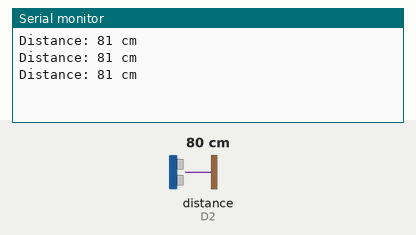
The sketch below on a simulated ESP8266 (NodeMCU). Parts: the last lines printed to the serial monitor. The inputs (shaded band) are chosen by the test bench; at power-on: distance to the obstacle (sensor on D2) 80 cm. The echo pulse lasts 58.3 µs per cm.

Above: at 1.3 s.
1.4 s: distance to the obstacle (sensor on D2) set to 2 cm
At 1.9 s:
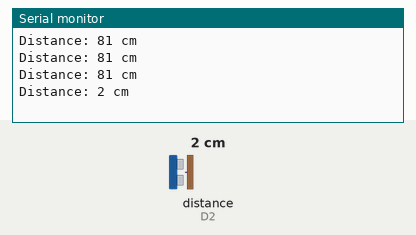
2.9 s: distance to the obstacle (sensor on D2) set to 4 cm
At 3.4 s:
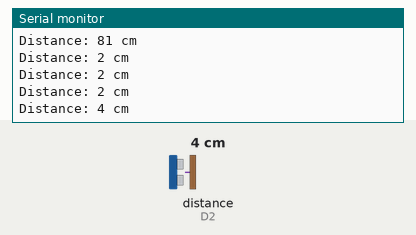
Timing chart, 0 to 5.9 s (numbered marks = the images above; inputs shaded):
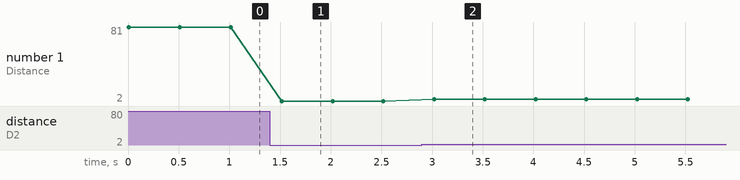

The sketch:

obstacle_detection.ino
```cpp
#include <NewPingESP8266.h>

#define TRIGGER_PIN D1    // Ultrasonic trigger pin
#define ECHO_PIN D2       // Ultrasonic echo pin
#define MAX_DISTANCE 200  // Max distance in cm

NewPingESP8266 sonar(TRIGGER_PIN, ECHO_PIN, MAX_DISTANCE);

void setup() {
  Serial.begin(9600);
}

void loop() {
  unsigned int us = sonar.ping();  // Measure distance
  int distance = us / US_ROUNDTRIP_CM;

  Serial.print("Distance: ");
  Serial.print(distance);
  Serial.println(" cm");

  delay(500);  // Wait before next reading
}
```

Measured:
- after the input at 1.4 s, the serial monitor: prints a new line after 0.12 s (image 1)
- after the input at 2.9 s, the serial monitor: prints a new line after 0.12 s (image 2)
- plotted number 1: 81 → 2 after the input at 1.4 s, 2 → 4 after the input at 2.9 s
